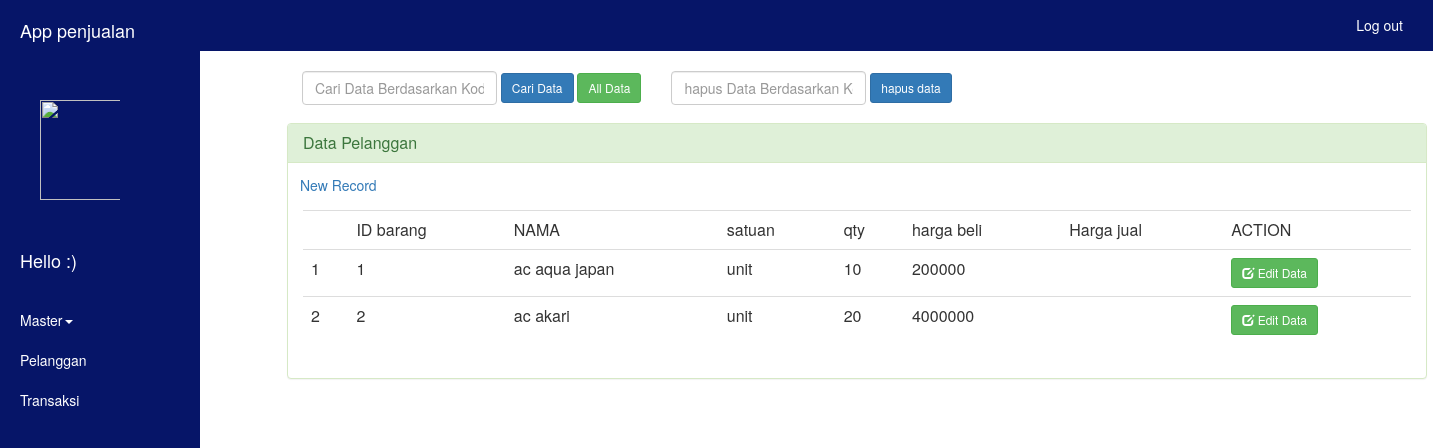
Page /v_product.php on the committed database.
### tables this page shows
CREATE TABLE `tb_barang` (
  `kd_barang` int(11) NOT NULL,
  `nama_barang` varchar(20) NOT NULL,
  `satuan` varchar(10) NOT NULL,
  `qty` int(11) NOT NULL,
  `harga_beli` float NOT NULL,
  `harga_jual` float NOT NULL
);

### v_product.php (the view, shortened to what this page needs)
<html>
<head>
<link rel="stylesheet" href="css/bootstrap.min.css"/>
</head>
<body>
  <div id="wrapper" class="active">
      <div id="sidebar-wrapper">
      <ul id="sidebar_menu" class="sidebar-nav">
           <li class="sidebar-brand"><a>App penjualan</a></li>
           <li class="sidebar-brand"><img src="download.png"></li>
           <li class="sidebar-brand"><a><span class="light" id="main_icon">Hello :)</span></a></li>
      </ul>
        <ul class="sidebar-nav" id="sidebar">
         <li class="dropdown">
          <a href="#" class="dropdown-toggle" data-toggle="dropdown">Master<span class="caret"></span></a>
        </li>
         <li class="active"><a href="v_pelanggan.php">Pelanggan</a></li>
          <li class="active"><a href="v_transaksi.php">Transaksi</a></li>
        </ul>
      </div>
      <div id="page-content-wrapper">
         <nav class="navbar navbar-custom navbar-fixed-top" role="navigation">
        <div class="container-fluid satu">
            <div class="collapse navbar-collapse navbar-right navbar-main-collapse">
                <ul class="nav navbar-nav">
                    <li>
                        <a href="logout.php">Log out</a>
                    </li>
                </ul>
            </div>
        </div>
    </nav>
    <div id="main-wrapper" class="col-md-11 pull-right">
            <div id="main">
            <div class="container">
                  <center><h2>Pencarian Data Product</h2></center>
    <form action="" method="POST" class="navbar-form navbar-left" role="search">
  <div class="form-group">
    <input type='text' placeholder='Cari Data Berdasarkan Kode dan Nama' name='qcari' class='form-control'> <br/>
  </div>
  <input type='submit' value='Cari Data' class='btn btn-sm btn-primary'> <a href='index.php' class='btn btn-sm btn-success' > All Data</a>
    </form>
   <form action="delete2.php" method="POST" class="navbar-form navbar-left" role="search">
  <div class="form-group">
    <input type='text' placeholder='hapus Data Berdasarkan Kode dan Nama' name='kode' class='form-control'> <br/>
  </div>
  <input type='submit' value='hapus data' name="hapus2" class='btn btn-sm btn-primary'>
    </form>
<br/>
<br/>
<br/>
    <div class="panel panel-success">
  <div class="panel-heading">
   <h3 class="panel-title">Data Pelanggan</h3>
  </div><div align="left" style="margin-left:12px;margin-top:12px"><a href="tambahbarang.php" class="table table-hover" >New Record</a></div>
  <div class="panel-body">
    <table class="table table-hover" >
      <th><td>ID barang</a></td><td>NAMA</td><td>satuan</td><td>qty</td><td>harga beli</td><td>Harga jual</td><td>ACTION</td></th>
<?php
require_once('koneksi.php');
$query1="select * from tb_barang ";
$result=mysqli_query($conn,$query1) or die(mysqli_error());
$no=1;
while($rows=mysqli_fetch_assoc($result)){
      ?>
      <tr>
        <td><?php echo $no
        ?></td>
        <td><?php   echo $rows['kd_barang'];?></td>
        <td><?php   echo $rows['nama_barang'];?></td>
        <td><?php   echo $rows['satuan'];?></td>
        <td><?php   echo $rows['qty'];?></td>
        <td><?php   echo $rows['harga_beli'];?></td>
        <td><?php   echo $rows['hrg_jual'];?></td>
        <td><a href="edit2.php?kd_barang=<?php echo $rows['kd_barang']; ?>" class="btn btn-sm btn-success"><span class="glyphicon glyphicon-edit" aria-hidden="true"></span> Edit Data</a></td>
      </tr>
      <?php
$no++;
}?>
    </table>
</div>
</div>
    </div>
      </div>
      </div>
      </div>
    </div>
</body>
</html>

### v_product.php (style rules this page uses)
#wrapper { padding-left: 70px; transition: all .4s ease 0s; height: 100%; }
#sidebar-wrapper { margin-left: -150px; left: 70px; width: 200px; background: #aaa; position: fixed; height: 100%; z-index: 10000; transition: all .4s ease 0s; background-color: #061568; }
.sidebar-nav { display: block; float: left; width: 200px; list-style: none; margin: 0; padding: 0; background-color: #31f91b; }
#page-content-wrapper { padding-left: 0; margin-left: 0; width: 100%; height: auto; }
#wrapper.active { padding-left: 150px; }
#wrapper.active #sidebar-wrapper { left: 150px; }
#page-content-wrapper { width: 100%; }
#sidebar_menu li a, .sidebar-nav li a { background-color: white; display: block; float: left; text-decoration: none; width: 150px; background: #fff; -webkit-transition: background .5s; -moz-transition: background .5s; -o-transition: background .5s; -ms-transition: background .5s; transition: background .5s; background-color: #061568; }
.sidebar-nav li { line-height: 40px; text-indent: 20px; }
.sidebar-nav li a { color: white; display: block; text-decoration: none; }
.sidebar-nav { background-color:#061568; width: 200px; }
.sidebar-nav > .sidebar-brand { height: 100px; width: 200px; line-height: 60px; font-size: 18px; }
.sidebar-nav > .sidebar-brand a { color: white; }
#main_icon { float:left; padding-right: 30px; padding-top:30px; color: white; }
.sidebar-brand img { width: 100px; height:100px; }
.navbar { background-color: #061568; }
.navbar a { color: white; }

### rows in the picture
tb_barang: kd_barang "1", nama_barang "ac aqua japan", satuan "unit", qty "10", harga_beli "200000"
tb_barang: kd_barang "2", nama_barang "ac akari", satuan "unit", qty "20", harga_beli "4000000"
